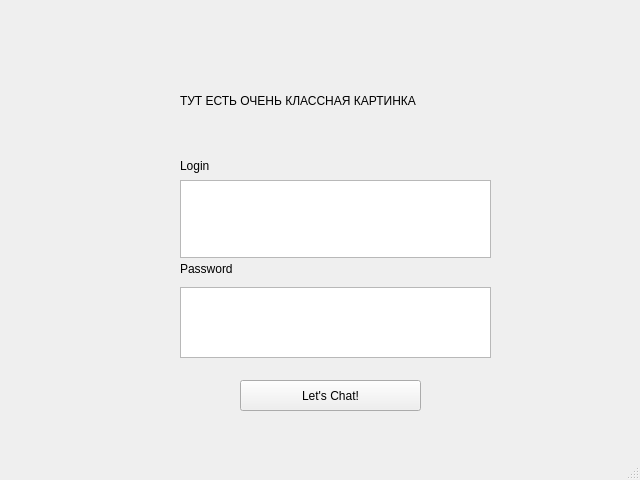
<?xml version="1.0" encoding="UTF-8"?>
<ui version="4.0">
 <class>MainWindow</class>
 <widget class="QMainWindow" name="MainWindow">
  <property name="geometry">
   <rect>
    <x>0</x>
    <y>0</y>
    <width>640</width>
    <height>480</height>
   </rect>
  </property>
  <property name="windowTitle">
   <string>MainWindow</string>
  </property>
  <widget class="QWidget" name="centralwidget">
   <widget class="QLabel" name="label">
    <property name="geometry">
     <rect>
      <x>180</x>
      <y>60</y>
      <width>291</width>
      <height>81</height>
     </rect>
    </property>
    <property name="text">
     <string>ТУТ ЕСТЬ ОЧЕНЬ КЛАССНАЯ КАРТИНКА</string>
    </property>
   </widget>
   <widget class="QPlainTextEdit" name="PasswordPlainTextEdit">
    <property name="geometry">
     <rect>
      <x>180</x>
      <y>287</y>
      <width>311</width>
      <height>71</height>
     </rect>
    </property>
   </widget>
   <widget class="QLabel" name="label_2">
    <property name="geometry">
     <rect>
      <x>180</x>
      <y>150</y>
      <width>161</width>
      <height>31</height>
     </rect>
    </property>
    <property name="text">
     <string>Login</string>
    </property>
   </widget>
   <widget class="QLabel" name="label_3">
    <property name="geometry">
     <rect>
      <x>180</x>
      <y>260</y>
      <width>68</width>
      <height>17</height>
     </rect>
    </property>
    <property name="text">
     <string>Password</string>
    </property>
   </widget>
   <widget class="QPushButton" name="pushButton">
    <property name="geometry">
     <rect>
      <x>240</x>
      <y>380</y>
      <width>181</width>
      <height>31</height>
     </rect>
    </property>
    <property name="text">
     <string>Let's Chat!</string>
    </property>
   </widget>
   <widget class="QPlainTextEdit" name="LoginPlainTextEdit">
    <property name="geometry">
     <rect>
      <x>180</x>
      <y>180</y>
      <width>311</width>
      <height>78</height>
     </rect>
    </property>
   </widget>
  </widget>
  <widget class="QMenuBar" name="menubar">
   <property name="geometry">
    <rect>
     <x>0</x>
     <y>0</y>
     <width>640</width>
     <height>25</height>
    </rect>
   </property>
  </widget>
  <widget class="QStatusBar" name="statusbar"/>
 </widget>
 <resources/>
 <connections/>
</ui>
